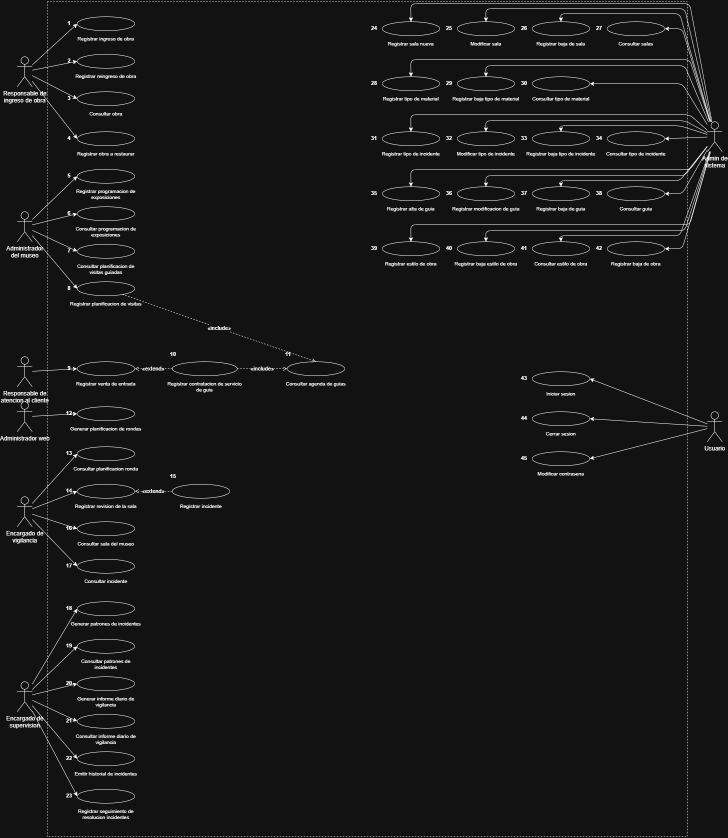
#> input picture scripts_y_notas/extracted_dcu_full.png, 1455 x 1675 px, found by its file name (shown at 1/2 size)
$ python analyze_dcu_layout.py
#> lines starting #> are read from the running program, lines starting #| are printed output that depends on the picture
# -*- coding: utf-8 -*-
from PIL import Image

im = Image.open('scripts_y_notas/extracted_dcu_full.png')
#> im is the input picture: PIL image 1455x1675 RGB; min 18, max 255, mean 23
w, h = im.size
#> w = 1455; h = 1675
print(f"DCU Image dimensions: {w} x {h}")
#| DCU Image dimensions: 1455 x 1675

# Let's create a visual grid of 4x4 slices with coordinates to inspect where the actors are placed.
# Or better, let's write a script that slices the diagram vertically or checks where the actors (stick figures / actor labels) are located.

# In UML Use Case diagrams, actors are usually on the left and right borders.
# Let's crop the left margin (x: 0 to 450) into 6 vertical slices, and the right margin (x: 1000 to 1455) into slices.

for i in range(8):
    y0 = int(h * i / 8)
    y1 = int(h * (i + 1) / 8)
    crop_left = im.crop((0, y0, 600, y1))
    crop_left.save(f'scripts_y_notas/dcu_actor_left_{i}.png')

    crop_right = im.crop((855, y0, w, y1))
    crop_right.save(f'scripts_y_notas/dcu_actor_right_{i}.png')
#> this loop made 8 passes
#> pass 1, `crop_left = im.crop((0, y0, 600, y1))`:
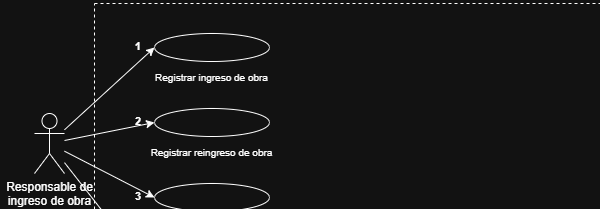
#> crop_left: PIL image 600x209 RGB; min 18, max 255, mean 23.8
#> pass 1, `crop_right = im.crop((855, y0, w, y1))`:
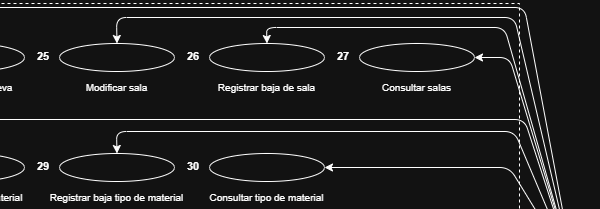
#> crop_right: PIL image 600x209 RGB; min 18, max 255, mean 31.2
#> pass 2, `crop_left = im.crop((0, y0, 600, y1))`:
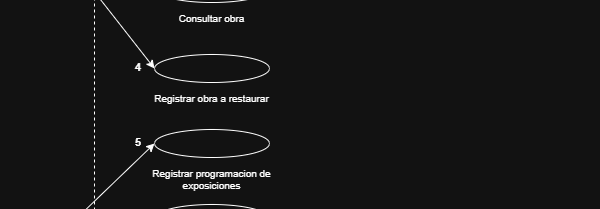
#> crop_left: PIL image 600x209 RGB; min 18, max 255, mean 22
#> pass 2, `crop_right = im.crop((855, y0, w, y1))`:
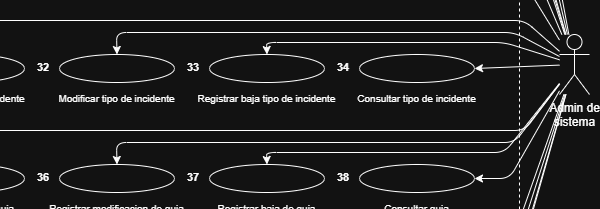
#> crop_right: PIL image 600x209 RGB; min 18, max 255, mean 32.8
#> after the loop:
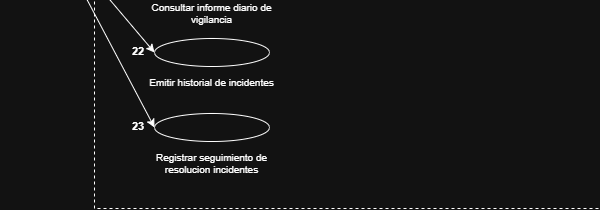
#> crop_left: PIL image 600x210 RGB; min 18, max 255, mean 23.1
#> after the loop:
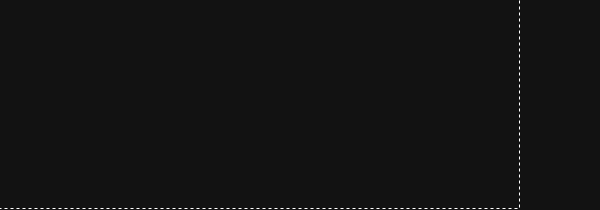
#> crop_right: PIL image 600x210 RGB; min 18, max 255, mean 18.7

print("Actor inspection crops generated.")
